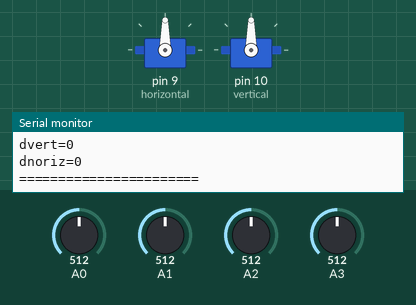
A sketch run on a simulated Arduino Uno, built with avr-gcc and run on an emulated ATmega328P. Shown: 2 × servo, the last lines printed to the serial monitor. The inputs (shaded band) are chosen by the test bench; at power-on: A0 = 512, A1 = 512, A3 = 512, A2 = 512.

Above: at 4.2 s.
4.3 s: A0 set to 559
5.8 s: A0 set to 585
At 6.37 s:
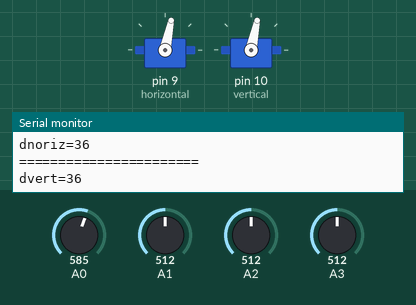
8.8 s: A1 set to 534
At 10.7 s:
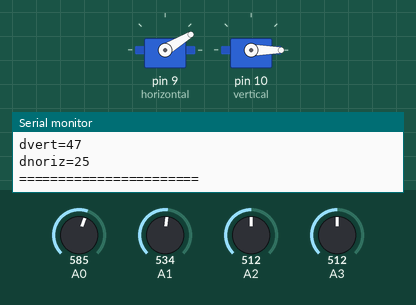
11.8 s: A3 set to 488
At 14.5 s:
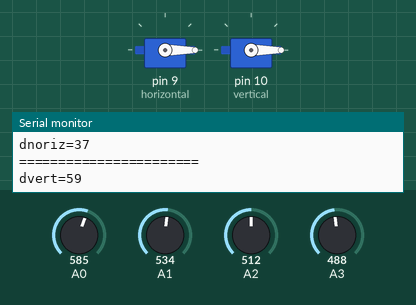
14.8 s: A2 set to 716
At 15.78 s:
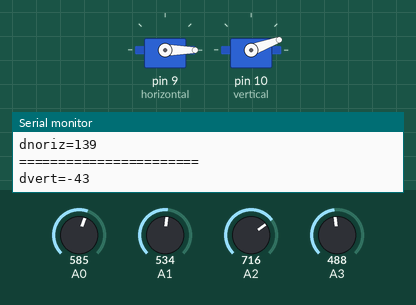
17.8 s: A3 set to 992
At 17.98 s:
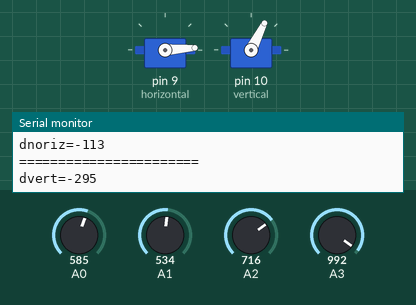
Timing chart, 0 to 23.4 s (numbered marks = the images above; inputs shaded):
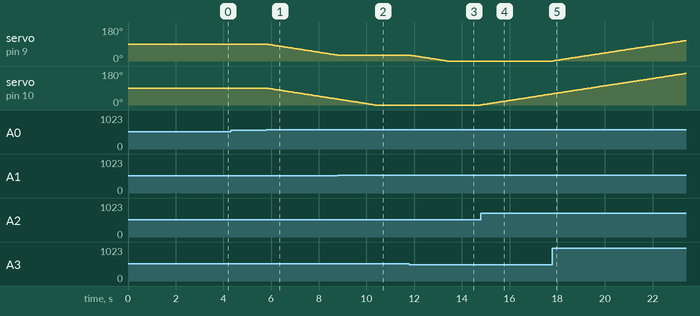

Measured:
- the behaviour switches between 573 and 574 on A0 (found by bisection; images 0 and 1)
- the behaviour switches between 523 and 524 on A1 (found by bisection; images 1 and 2)
- the behaviour switches between 502 and 501 on A3 (found by bisection; images 2 and 3)
- after the input at 5.8 s, servo on pin 9 (horizontal), servo on pin 10 (vertical): moves from 90° to 31° over 3.0 s, starting at once
- after the input at 8.8 s, servo on pin 9 (horizontal): stays 31° (without the input it goes to 30° after 0.02 s)
- after the input at 11.8 s, servo on pin 9 (horizontal): moves from 31° to 0° over 1.5 s, starting at once
- after the input at 14.8 s, servo on pin 10 (vertical): moves from 0° to 59° over 3.0 s, starting at once
- after the input at 17.8 s, servo on pin 9 (horizontal): moves from 0° to 108° over 5.5 s, starting at once

The sketch:

sun_flower1.ino
```cpp
#include <Servo.h>


int tl,tr,bl,br; //sensor value
int avt, avb,avl,avr; //average of sensor
int dvert, dhoriz; //difference of servo angle


Servo horizontal;
int servoh = 90; // horiz default is 90 deg

Servo vertical;
int servov = 90; // vertical default is 90 deg

int tol; // tolerance value

void setup() {
  // put your setup code here, to run once:
  pinMode(A0,INPUT);
  pinMode(A1,INPUT);
  pinMode(A2,INPUT);
  pinMode(A3,INPUT);

  Serial.begin(9600);
  horizontal.attach(9);
  vertical.attach(10);

  vertical.write(servov);
  horizontal.write(servov);
  delay(3000);

  tol=30;

}

void loop() {
  // put your main code here, to run repeatedly:

  readSensor(0);
  caldiff(1);

  trackingVertical();
  trackingHorizontal();
  delay(50);


}
void trackingVertical(){
  if (-1 * tol > dvert || dvert > tol) { // check if the diffirence is in the tolerance else change vertical angle
    if (avt < avb) {
      servov = ++servov;
      if (servov > 180) {
        servov = 180;
      }
    }
    else if (avt > avb) {
      servov = --servov;
      if (servov < 0) {
        servov = 0;
      }
    }
    vertical.write(servov);
  }

}

void trackingHorizontal(){
   if (-1 * tol > dhoriz || dhoriz > tol) {// check if the diffirence is in the tolerance else change horizontal angle
    if (avl > avr) {
      servoh = --servoh;
      if (servoh < 0) {
        servoh = 0;
      }
    }
    else if (avl < avr) {
      servoh = ++servoh;
      if (servoh > 180) {
        servoh = 180;
      }
    }
    else if (avl == avr) {
      // nothing
    }
    horizontal.write(servoh);
  }
}

void servoTest(){
  Serial.println("===========Set defualt  ============");
  vertical.write(90);
  horizontal.write(90);
  delay(2000);

  Serial.println("===========vertical test   ============");
  vertical.write(30);
  horizontal.write(90);
  delay(2000);

  vertical.write(140);
  horizontal.write(90);
  delay(2000);

  vertical.write(90);
  horizontal.write(90);
  delay(2000);

  Serial.println("===========horizontal test ============");
  vertical.write(90);
  horizontal.write(30);
  delay(2000);
  vertical.write(90);
  horizontal.write(150);
  delay(2000);
  vertical.write(90);
  horizontal.write(90);
  delay(2000);
}

void readSensor(int verb){

  tl=analogRead(A0);
  tr=analogRead(A1);
  bl=analogRead(A2);
  br=analogRead(A3);
  if(verb){
    Serial.print("TL=");
    Serial.println(tl);
    Serial.print("TR=");
    Serial.println(tr);
    Serial.print("BL=");
    Serial.println(bl);
    Serial.print("BR=");
    Serial.println(br);
    Serial.println("=======================");
  }

}

void caldiff(int verb){
  avt = (tl + tr) / 2; // calculate Top average
  avb = (bl + br) / 2; // calculate bottom average
  avl = (tl + bl) / 2; // calculate Left average
  avr = (tr + br) / 2; // calculate Right average

  dvert = avt - avb; // diff between top and bottom
  dhoriz = avl - avr;// diff between Left and Right

  if(verb){
    Serial.print("dvert=");
    Serial.println(dvert);
    Serial.print("dnoriz=");
    Serial.println(dhoriz);
    Serial.println("=======================");
  }
}
```
